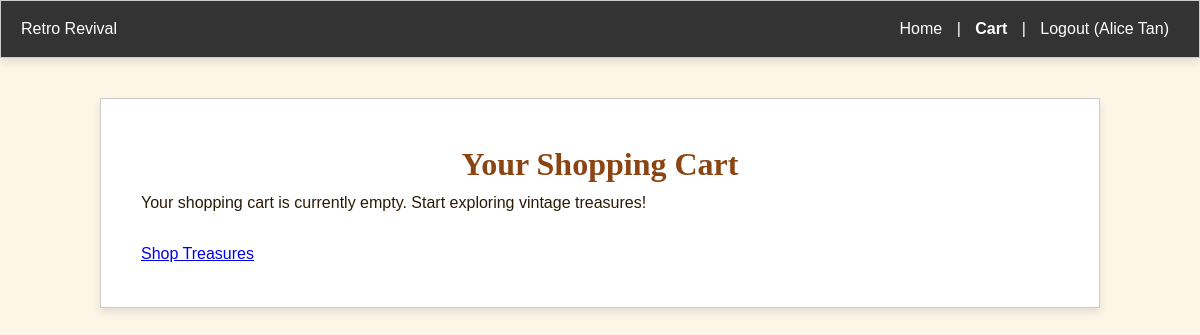
The page /cart.php (signed in) on the database as committed earlier.
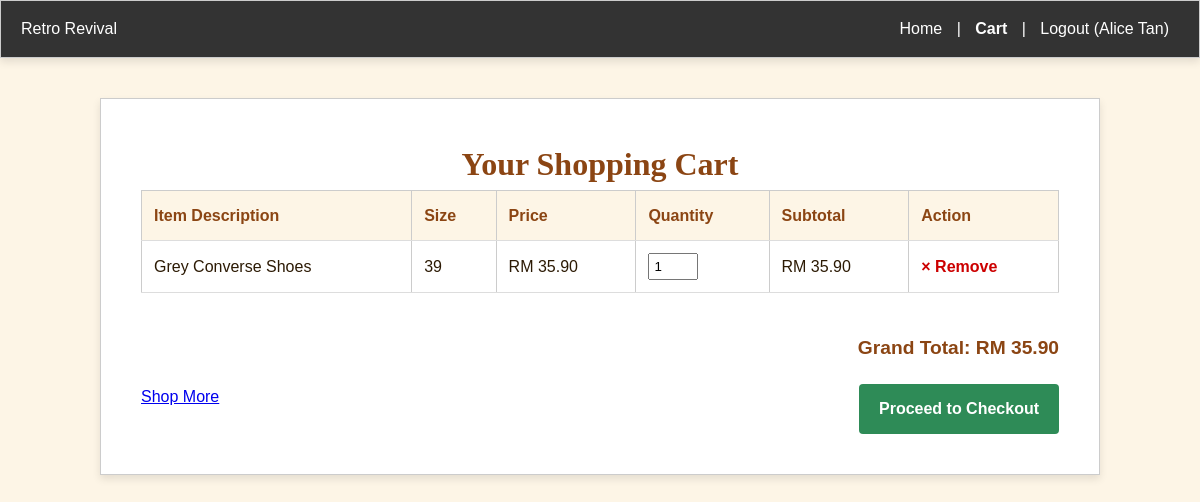
The same page on the database as committed later.
### tables this page shows
CREATE TABLE `cart_item` (
  `CartItem_ID` int(11) NOT NULL,
  `Cart_ID` int(11) NOT NULL,
  `Product_ID` int(11) NOT NULL,
  `CartItem_Quantity` int(11) NOT NULL DEFAULT 1
);

CREATE TABLE `product` (
  `Product_ID` int(11) NOT NULL,
  `Seller_ID` int(11) NOT NULL,
  `Category_ID` int(11) NOT NULL,
  `Product_Name` varchar(150) NOT NULL,
  `Product_Description` text DEFAULT NULL,
  `Product_Price` decimal(10,2) NOT NULL,
  `Product_Size` varchar(20) DEFAULT NULL,
  `Product_ConditionStatus` enum('New','Excellent','Good','Well-loved') NOT NULL,
  `Product_ConditionDetails` text DEFAULT NULL,
  `Product_Stock` int(11) NOT NULL DEFAULT 1,
  `Product_Status` enum('pending','approved','rejected','sold_out') NOT NULL DEFAULT 'pending',
  `Created_At` timestamp NOT NULL DEFAULT current_timestamp()
);

### cart.php (the view, shortened to what this page needs)
<?php
require_once 'includes/db_connect.php';
$user_id = $_SESSION['User_ID'];
$stmtCart = $pdo->prepare("SELECT Cart_ID FROM cart WHERE User_ID = ?");
$stmtCart->execute([$user_id]);
$cart = $stmtCart->fetch(PDO::FETCH_ASSOC);
if (!$cart) {
    $cart_id = $pdo->lastInsertId();
} else {
    $cart_id = $cart['Cart_ID'];
}
$stmtFetchCart = $pdo->prepare("
    SELECT ci.CartItem_ID, ci.CartItem_Quantity, p.Product_ID, p.Product_Name, p.Product_Price, p.Product_Size
    FROM cart_item ci
    JOIN product p ON ci.Product_ID = p.Product_ID
    WHERE ci.Cart_ID = ?
");
$stmtFetchCart->execute([$cart_id]);
$cartItems = $stmtFetchCart->fetchAll(PDO::FETCH_ASSOC);
?>
<!DOCTYPE html>
<html lang="en">
<head>
    <link rel="stylesheet" href="style.css">
</head>
<body>
    <header class="navbar">
        <div class="logo">Retro Revival</div>
        <nav class="links">
            <a href="index.php">Home</a> |
            <a href="cart.php" style="font-weight:bold;">Cart</a> |
            <a href="logout.php">Logout (<?= htmlspecialchars($_SESSION['User_Name']) ?>)</a>
        </nav>
    </header>
    <div class="container">
        <h1>Your Shopping Cart</h1>
        <?php if (empty($cartItems)): ?>
            <p>Your shopping cart is currently empty. Start exploring vintage treasures!</p>
            <br>
            <a href="index.php" class="btn-shop-more" style="float: left;">Shop Treasures</a>
        <?php else: ?>
            <table>
                <thead>
                    <tr>
                        <th>Item Description</th>
                        <th>Size</th>
                        <th>Price</th>
                        <th>Quantity</th>
                        <th>Subtotal</th>
                        <th>Action</th>
                    </tr>
                </thead>
                <tbody>
                    <?php
                    $grandTotal = 0;
                    foreach ($cartItems as $item):
                        $subtotal = $item['Product_Price'] * $item['CartItem_Quantity'];
                        $grandTotal += $subtotal;
                    ?>
                        <tr>
                            <td><?= htmlspecialchars($item['Product_Name']) ?></td>
                            <td><?= htmlspecialchars($item['Product_Size']) ?></td>
                            <td>RM <?= number_format($item['Product_Price'], 2) ?></td>
                            <td>
                                <form method="POST" action="cart.php" style="display:inline-block;">
                                    <input type="number" name="quantity" value="<?= $item['CartItem_Quantity'] ?>" min="1" style="width:50px; padding:4px;" onchange="this.form.submit()">
                                </form>
                            </td>
                            <td>RM <?= number_format($subtotal, 2) ?></td>
                            <td><a class="remove-link" href="cart.php?remove=<?= $item['CartItem_ID'] ?>">× Remove</a></td>
                        </tr>
                    <?php endforeach; ?>
                </tbody>
            </table>
            <div class="total-box">
                <strong>Grand Total: RM <?= number_format($grandTotal, 2) ?></strong>
            </div>
            <a href="checkout.php" class="btn-checkout">Proceed to Checkout</a>
            <a href="index.php" class="btn-shop-more">Shop More</a>
        <?php endif; ?>
    </div>
</body>
</html>

Rows that differ between the two databases and show on the page:
added cart_item: Product_ID.Product_Name "Grey Converse Shoes", Product_ID.Product_Size "39", Product_ID.Product_Price "35.90", quantity "1"
Other text that changed with them:
$grandTotal: (not shown) → "35.90"
text no longer shown: "Your shopping cart is currently empty. Start exploring vintage treasures! Shop Treasures"
text now shown: "Item Description Size Price Quantity Subtotal Action Grand Total: RM Proceed to Checkout Shop More"
